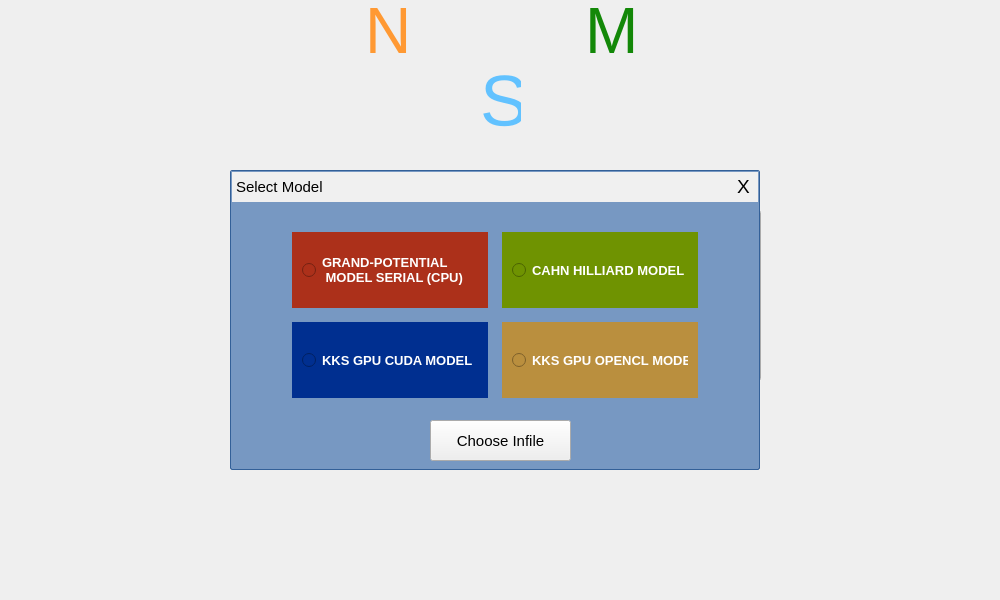
  <widget class="QWidget" name="StartFrame" native="true">
   <property name="geometry">
    <rect>
     <x>0</x>
     <y>0</y>
     <width>1000</width>
     <height>600</height>
    </rect>
   </property>
   <property name="styleSheet">
    <string notr="true">#StartFrame1{
background-color: qlineargradient(spread:pad, x1:0, y1:0, x2:0.970149, y2:1, stop:0 rgba(52, 101, 164, 255), stop:1 rgba(255, 255, 255, 255));
}

#StartFrame{
background-color : qlineargradient(spread:pad, x1:0.03, y1:0.028, x2:1, y2:1, stop:0 rgba(0, 94, 158, 255), stop:1 rgba(255, 255, 255, 255))
}
</string>
   </property>
   <widget class="QPushButton" name="startNew">
    <property name="geometry">
     <rect>
      <x>230</x>
      <y>210</y>
      <width>251</width>
      <height>171</height>
     </rect>
    </property>
    <property name="font">
     <font>
      <family>Ubuntu</family>
      <pointsize>19</pointsize>
      <weight>50</weight>
      <italic>false</italic>
      <bold>false</bold>
     </font>
    </property>
    <property name="styleSheet">
     <string notr="true">#startNew{
border : 1px solid rgb(88, 126, 174);
border-radius : 10px;
background-color:rgba(58, 105, 167,183);
color : white;
}

#startNew::hover{
border : 1px solid rgb(54, 102, 164);
border-radius : 10px;
background-color:rgba(58, 105, 167,73);
}</string>
    </property>
    <property name="text">
     <string> Generate
 New Infile</string>
    </property>
   </widget>
   <widget class="QPushButton" name="importFile">
    <property name="geometry">
     <rect>
      <x>510</x>
      <y>210</y>
      <width>251</width>
      <height>171</height>
     </rect>
    </property>
    <property name="font">
     <font>
      <family>Ubuntu</family>
      <pointsize>19</pointsize>
      <italic>false</italic>
     </font>
    </property>
    <property name="styleSheet">
     <string notr="true">#importFile{
border : 1px solid rgb(88, 126, 174);
border-radius : 10px;
background-color:rgba(52, 101, 164, 183);
color : white;
}

#importFile::hover{
border : 1px solid rgb(54, 102, 164);
border-radius : 10px;
background-color:rgba(58, 105, 167,73);
}</string>
    </property>
    <property name="text">
     <string>Import
Infile</string>
    </property>
   </widget>
   <widget class="QLabel" name="label_86">
    <property name="geometry">
     <rect>
      <x>585</x>
      <y>-10</y>
      <width>71</width>
      <height>81</height>
     </rect>
    </property>
    <property name="font">
     <font>
      <family>Ubuntu</family>
      <pointsize>48</pointsize>
      <italic>false</italic>
     </font>
    </property>
    <property name="styleSheet">
     <string notr="true">color:#138808;
</string>
    </property>
    <property name="text">
     <string>M</string>
    </property>
   </widget>
   <widget class="QLabel" name="label_95">
    <property name="geometry">
     <rect>
      <x>365</x>
      <y>-10</y>
      <width>51</width>
      <height>81</height>
     </rect>
    </property>
    <property name="font">
     <font>
      <family>Ubuntu</family>
      <pointsize>48</pointsize>
      <weight>50</weight>
      <italic>false</italic>
      <bold>false</bold>
     </font>
    </property>
    <property name="styleSheet">
     <string notr="true">color:rgb(255, 153, 51);
</string>
    </property>
    <property name="text">
     <string>N</string>
    </property>
   </widget>
   <widget class="QLabel" name="label_96">
    <property name="geometry">
     <rect>
      <x>480</x>
      <y>60</y>
      <width>41</width>
      <height>81</height>
     </rect>
    </property>
    <property name="font">
     <font>
      <family>Ubuntu</family>
      <pointsize>54</pointsize>
      <weight>50</weight>
      <italic>false</italic>
      <bold>false</bold>
     </font>
    </property>
    <property name="styleSheet">
     <string notr="true">color: rgb(98, 194, 255);</string>
    </property>
    <property name="text">
     <string>S</string>
    </property>
   </widget>
   <widget class="QLabel" name="logo_2">
    <property name="geometry">
     <rect>
      <x>10</x>
      <y>10</y>
      <width>200</width>
      <height>70</height>
     </rect>
    </property>
    <property name="font">
     <font>
      <pointsize>23</pointsize>
      <weight>75</weight>
      <italic>false</italic>
      <bold>true</bold>
     </font>
    </property>
    <property name="text">
     <string/>
    </property>
   </widget>
   <widget class="QLabel" name="ashokchakra_2">
    <property name="geometry">
     <rect>
      <x>554</x>
      <y>24</y>
      <width>60</width>
      <height>60</height>
     </rect>
    </property>
    <property name="text">
     <string/>
    </property>
   </widget>
   <widget class="QLabel" name="fileLabel">
    <property name="geometry">
     <rect>
      <x>270</x>
      <y>320</y>
      <width>0</width>
      <height>0</height>
     </rect>
    </property>
    <property name="text">
     <string/>
    </property>
   </widget>
   <widget class="QWidget" name="w1" native="true">
    <property name="geometry">
     <rect>
      <x>230</x>
      <y>170</y>
      <width>530</width>
      <height>300</height>
     </rect>
    </property>
    <property name="styleSheet">
     <string notr="true">#w1{
background-color: rgb(119, 152, 194);
border : 1px solid rgb(51, 96, 152);
border-radius : 2px;
}</string>
    </property>
    <widget class="QPushButton" name="openFile">
     <property name="geometry">
      <rect>
       <x>200</x>
       <y>250</y>
       <width>141</width>
       <height>41</height>
      </rect>
     </property>
     <property name="font">
      <font>
       <family>Ubuntu</family>
       <pointsize>11</pointsize>
       <italic>false</italic>
      </font>
     </property>
     <property name="styleSheet">
      <string notr="true"/>
     </property>
     <property name="text">
      <string>Choose Infile</string>
     </property>
    </widget>
    <widget class="QRadioButton" name="model_CH">
     <property name="geometry">
      <rect>
       <x>270</x>
       <y>60</y>
       <width>200</width>
       <height>80</height>
      </rect>
     </property>
     <property name="font">
      <font>
       <family>Ubuntu</family>
       <pointsize>10</pointsize>
       <weight>75</weight>
       <italic>false</italic>
       <bold>true</bold>
      </font>
     </property>
     <property name="styleSheet">
      <string notr="true">#model_CH{
padding : 10px;
color: rgb(255, 255, 255);
background-color: rgba(111, 147, 1,255);
border : 2px solid rgb(119, 152, 194);
}

#model_CH::hover{
border : 2px solid white;
}

#model_CH::checked{
border : 2px solid rgb(0, 0, 0);

}</string>
     </property>
     <property name="text">
      <string>CAHN HILLIARD MODEL</string>
     </property>
    </widget>
    <widget class="QRadioButton" name="model_KKS2">
     <property name="geometry">
      <rect>
       <x>270</x>
       <y>150</y>
       <width>200</width>
       <height>80</height>
      </rect>
     </property>
     <property name="font">
      <font>
       <family>Ubuntu</family>
       <pointsize>10</pointsize>
       <weight>75</weight>
       <italic>false</italic>
       <bold>true</bold>
      </font>
     </property>
     <property name="styleSheet">
      <string notr="true">#model_KKS2{
padding : 10px;
color: rgb(255, 255, 255);
background-color: rgb(186, 143, 62);
border : 2px solid rgb(119, 152, 194);
}

#model_KKS2::hover{
border : 2px solid white;
}

#model_KKS2::checked{
border : 2px solid rgb(0, 0, 0);

}</string>
     </property>
     <property name="text">
      <string>KKS GPU OPENCL MODEL</string>
     </property>
    </widget>
    <widget class="QRadioButton" name="model_GP">
     <property name="geometry">
      <rect>
       <x>60</x>
       <y>60</y>
       <width>200</width>
       <height>80</height>
      </rect>
     </property>
     <property name="font">
      <font>
       <family>Ubuntu</family>
       <pointsize>10</pointsize>
       <weight>75</weight>
       <italic>false</italic>
       <bold>true</bold>
      </font>
     </property>
     <property name="styleSheet">
      <string notr="true">#model_GP{
padding : 10px;
color: rgb(255, 255, 255);
background-color:  rgba(172, 48, 26, 255);
border : 2px solid rgb(119, 152, 194);
}

#model_GP::hover{
border : 2px solid white;
}

#model_GP::checked{
border : 2px solid rgb(0, 0, 0);

}</string>
     </property>
     <property name="text">
      <string>GRAND-POTENTIAL 
 MODEL SERIAL (CPU) </string>
     </property>
     <property name="checked">
      <bool>false</bool>
     </property>
    </widget>
    <widget class="QRadioButton" name="model_KKS">
     <property name="geometry">
      <rect>
       <x>60</x>
       <y>150</y>
       <width>200</width>
       <height>80</height>
      </rect>
     </property>
     <property name="font">
      <font>
       <family>Ubuntu</family>
       <pointsize>10</pointsize>
       <weight>75</weight>
       <italic>false</italic>
       <bold>true</bold>
      </font>
     </property>
     <property name="styleSheet">
      <string notr="true">#model_KKS{
padding : 10px;
color: rgb(255, 255, 255);
background-color: rgb(0, 47, 144);
border : 2px solid rgb(119, 152, 194);
}

#model_KKS::hover{
border : 2px solid white;
}

#model_KKS::checked{
border : 2px solid rgb(0, 0, 0);

}</string>
     </property>
     <property name="text">
      <string>KKS GPU CUDA MODEL</string>
     </property>
    </widget>
    <widget class="QLabel" name="label_97">
     <property name="geometry">
      <rect>
       <x>1</x>
       <y>1</y>
       <width>528</width>
       <height>31</height>
      </rect>
     </property>
     <property name="font">
      <font>
       <family>Ubuntu</family>
       <pointsize>11</pointsize>
       <weight>50</weight>
       <bold>false</bold>
      </font>
     </property>
     <property name="styleSheet">
      <string notr="true">color : black;
border-left:1px solid rgb(119, 152, 194);
border-top:1px solid rgb(119, 152, 194);
background-color: rgb(240, 240, 240);</string>
     </property>
     <property name="text">
      <string>Select Model  </string>
     </property>
    </widget>
    <widget class="QPushButton" name="close_btn">
     <property name="geometry">
      <rect>
       <x>498</x>
       <y>1</y>
       <width>31</width>
       <height>31</height>
      </rect>
     </property>
     <property name="font">
      <font>
       <family>Ubuntu</family>
       <pointsize>14</pointsize>
      </font>
     </property>
     <property name="styleSheet">
      <string notr="true">#close_btn{
border-right:1px solid rgb(119, 152, 194);
border-top:1px solid rgb(119, 152, 194);
color :rgb(0, 0, 0);}

#close_btn::hover{
border-right:1px solid rgb(119, 152, 194);
border-top:1px solid rgb(119, 152, 194);
background-color: rgb(172, 48, 26);
}</string>
     </property>
     <property name="text">
      <string>X</string>
     </property>
    </widget>
    <widget class="QLabel" name="errorStartScreen">
     <property name="geometry">
      <rect>
       <x>40</x>
       <y>250</y>
       <width>151</width>
       <height>41</height>
      </rect>
     </property>
     <property name="font">
      <font>
       <family>Ubuntu</family>
       <pointsize>10</pointsize>
      </font>
     </property>
     <property name="text">
      <string/>
     </property>
    </widget>
   </widget>
   <widget class="QLabel" name="background">
    <property name="geometry">
     <rect>
      <x>410</x>
      <y>0</y>
      <width>600</width>
      <height>600</height>
     </rect>
    </property>
    <property name="text">
     <string/>
    </property>
   </widget>
   <widget class="QLabel" name="background2">
    <property name="geometry">
     <rect>
      <x>330</x>
      <y>0</y>
      <width>351</width>
      <height>167</height>
     </rect>
    </property>
    <property name="font">
     <font>
      <pointsize>15</pointsize>
     </font>
    </property>
    <property name="text">
     <string/>
    </property>
   </widget>
   <zorder>background2</zorder>
   <zorder>background</zorder>
   <zorder>startNew</zorder>
   <zorder>importFile</zorder>
   <zorder>label_86</zorder>
   <zorder>label_95</zorder>
   <zorder>label_96</zorder>
   <zorder>logo_2</zorder>
   <zorder>ashokchakra_2</zorder>
   <zorder>fileLabel</zorder>
   <zorder>w1</zorder>
  </widget>
